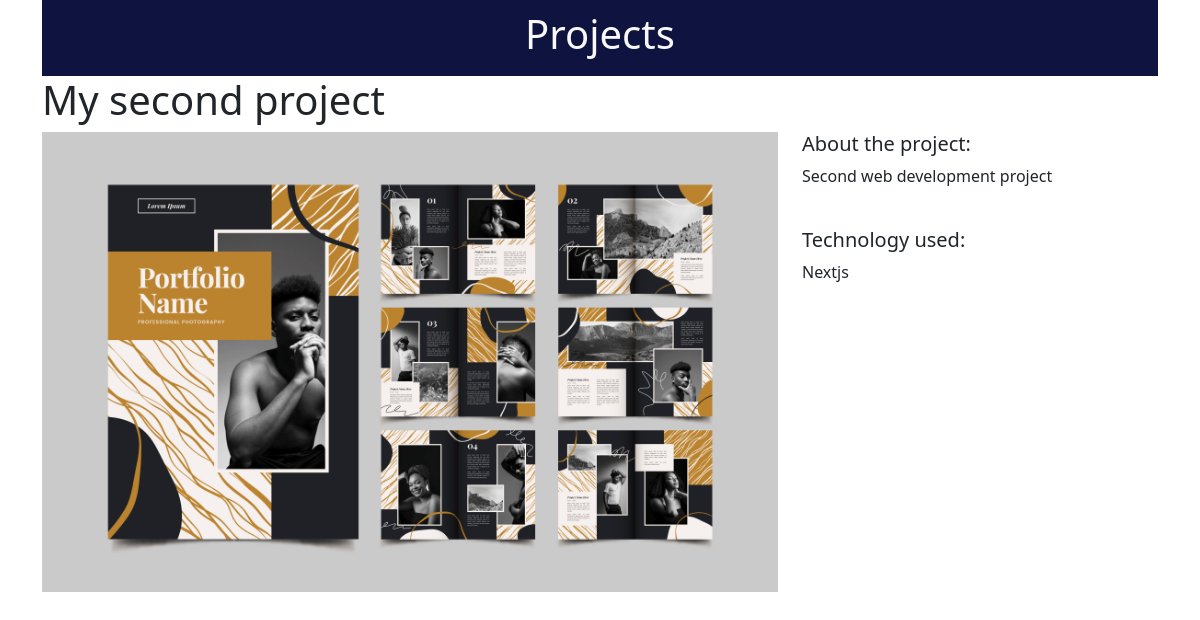
Page /2/ on the committed database.
### portfolio_projects/models.py (models this page shows)
class project(models.Model):
    tittle = models.CharField(max_length=100)
    description = models.TextField()
    technology = models.CharField(max_length=20)
    image = models.FileField(upload_to= 'project_images/', blank=True)

### portfolio_projects/views.py (the view)
# urls.py: path('<int:pk>/', views.project_detail, name='project_detail'),
def project_detail(request, pk):
    projects = project.objects.get(pk=pk)
    context = {
        'projects' : projects
    }
    return render(request, 'portfolio_projects/project_detail.html', context)

### portfolio_projects/Templates/portfolio_projects/project_detail.html
{% extends "base.html" %}
{% block page_content %}
<h1>{{ projects.tittle }}</h1>
<div class="row">
    <div class="col-md-8">
        {% if projects.image %}
            <img src="{{ projects.image.url }}" width="100%">
        {% endif %}
    </div>
    <div class="col-md-4">
        <h5>About the project:</h5>
        <p>{{ projects.description }}</p>
        <br>
        <h5>Technology used:</h5>
        <p>{{ projects.technology }}</p>
    </div>
</div>
{% endblock page_content %}

### rows in the picture
project: tittle "My second project", image (picture), description "Second web development project", technology "Nextjs"
